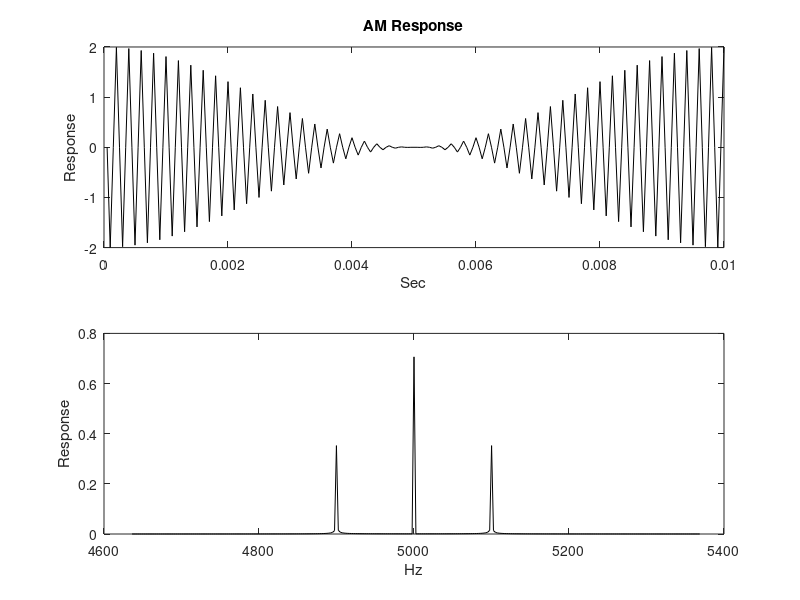
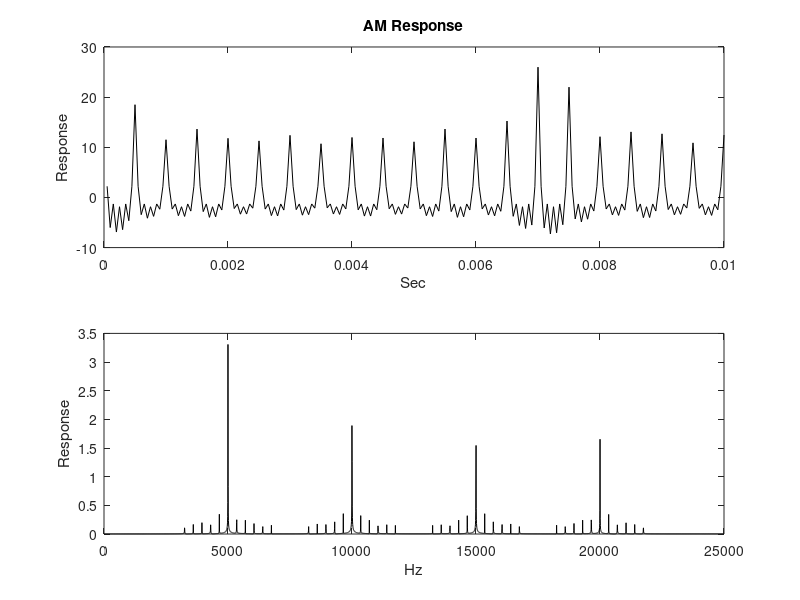

MATLAB code to generate these figures, in order:
% AM modulation model

fs=20000;

fc=5000;
fsh=100;

n=1:8192;
t=n./fs;
f=0:fs/8192:fs-fs/8192;

wc=2*pi*fc/fs;
wsh=2*pi*fsh/fs;

y=(1. + 1.*cos(wsh.*n)).*cos(wc.*n);
Yf=sqrt(2).*abs(fft(y))./8192;

figure(1);
subplot(2,1,1),plot(t(1:200),y(1:200),'k');
title('AM Response');
ylabel('Response');
xlabel('Sec');

subplot(2,1,2),plot(f(1900:2200),Yf(1900:2200),'k');
ylabel('Response');
xlabel('Hz');

% lets look at multiple harmonic groups

fs=50000;
fc=5000;
fsh=350;

wc=2*pi*fc/fs;
wsh=2*pi*fsh/fs;
M=5;	% M sidebands
Q=4;	% Q mesh harmonics
fm=0:fs/8192:fs-fs/8192;

ym=zeros(size(y));
for q=1:Q,
   for m=1:M
      ym = ym + sqrt(1/q).*(1. + sqrt(1/m*q).*cos(m.*wsh.*n)).*cos(q.*wc.*n);
   end;
end;
Ymf=sqrt(2).*abs(fft(ym))./8192;

figure(2);
subplot(2,1,1),plot(t(1:200),ym(1:200),'k');
title('AM Response');
ylabel('Response');
xlabel('Sec');

subplot(2,1,2),plot(fm(1:4096),Ymf(1:4096),'k');
ylabel('Response');
xlabel('Hz');
